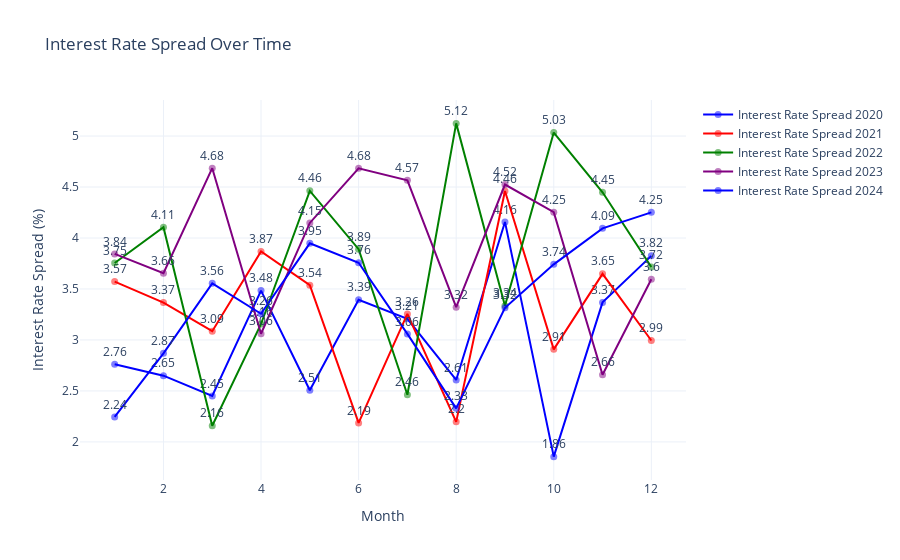

Write notebook code for a chart like this one.
### Code cell
import plotly.graph_objects as go

# Assuming 'data' is already prepared and includes a 'year' column

# Initialize the figure
fig = go.Figure()

# Colors for differentiating each year's trend
colors = ['blue', 'red', 'green', 'purple']  # Add more colors if needed

# Adding a trace for each year with data values
for i, (year, group) in enumerate(data.groupby('year')):
    fig.add_trace(go.Scatter(
        x=group['month'], 
        y=group['interest_rate_spread'],
        text=group['interest_rate_spread'].round(2),  # Rounding for better readability
        mode='lines+markers+text',
        name=f'Interest Rate Spread {year}',
        line=dict(color=colors[i % len(colors)], width=2),
        marker=dict(size=7, color=colors[i % len(colors)], opacity=0.5),
        textposition="top center"  # Positioning text above the markers
    ))

# Update the layout
fig.update_layout(
    title='Interest Rate Spread Over Time',
    xaxis_title='Month',
    yaxis_title='Interest Rate Spread (%)',
    template='plotly_white'
)

# Show the figure
fig.show()

### Figure 1 — Plotly figure (JSON) as saved in the notebook; plotly's stock layout.template omitted (floating-point values rounded to 4 significant figures)
{"data": [{"line": {"color": "blue", "width": 2}, "marker": {"color": "blue", "opacity": 0.5, "size": 7}, "mode": "lines+markers+text", "name": "Interest Rate Spread 2020", "text": [2.76, 2.65, 2.45, 3.48, 2.51, 3.39, 3.21, 2.61, 4.16, 1.86, 3.37, 3.82], "textposition": "top center", "type": "scatter", "x": [1, 2, 3, 4, 5, 6, 7, 8, 9, 10, 11, 12], "y": [2.762, 2.65, 2.45, 3.484, 2.507, 3.393, 3.207, 2.608, 4.158, 1.856, 3.369, 3.825]}, {"line": {"color": "red", "width": 2}, "marker": {"color": "red", "opacity": 0.5, "size": 7}, "mode": "lines+markers+text", "name": "Interest Rate Spread 2021", "text": [3.57, 3.37, 3.09, 3.87, 3.54, 2.19, 3.26, 2.2, 4.46, 2.91, 3.65, 2.99], "textposition": "top center", "type": "scatter", "x": [1, 2, 3, 4, 5, 6, 7, 8, 9, 10, 11, 12], "y": [3.572, 3.366, 3.086, 3.867, 3.538, 2.186, 3.255, 2.197, 4.462, 2.908, 3.648, 2.995]}, {"line": {"color": "green", "width": 2}, "marker": {"color": "green", "opacity": 0.5, "size": 7}, "mode": "lines+markers+text", "name": "Interest Rate Spread 2022", "text": [3.75, 4.11, 2.16, 3.16, 4.46, 3.89, 2.46, 5.12, 3.34, 5.03, 4.45, 3.72], "textposition": "top center", "type": "scatter", "x": [1, 2, 3, 4, 5, 6, 7, 8, 9, 10, 11, 12], "y": [3.755, 4.106, 2.159, 3.157, 4.463, 3.891, 2.463, 5.124, 3.336, 5.035, 4.449, 3.716]}, {"line": {"color": "purple", "width": 2}, "marker": {"color": "purple", "opacity": 0.5, "size": 7}, "mode": "lines+markers+text", "name": "Interest Rate Spread 2023", "text": [3.84, 3.66, 4.68, 3.06, 4.15, 4.68, 4.57, 3.32, 4.52, 4.25, 2.66, 3.6], "textposition": "top center", "type": "scatter", "x": [1, 2, 3, 4, 5, 6, 7, 8, 9, 10, 11, 12], "y": [3.844, 3.655, 4.685, 3.061, 4.148, 4.684, 4.566, 3.321, 4.524, 4.253, 2.658, 3.595]}, {"line": {"color": "blue", "width": 2}, "marker": {"color": "blue", "opacity": 0.5, "size": 7}, "mode": "lines+markers+text", "name": "Interest Rate Spread 2024", "text": [2.24, 2.87, 3.56, 3.26, 3.95, 3.76, 3.06, 2.33, 3.32, 3.74, 4.09, 4.25], "textposition": "top center", "type": "scatter", "x": [1, 2, 3, 4, 5, 6, 7, 8, 9, 10, 11, 12], "y": [2.245, 2.869, 3.555, 3.257, 3.948, 3.757, 3.059, 2.329, 3.316, 3.741, 4.095, 4.251]}], "layout": {"title": {"text": "Interest Rate Spread Over Time"}, "xaxis": {"title": {"text": "Month"}}, "yaxis": {"title": {"text": "Interest Rate Spread (%)"}}}}
